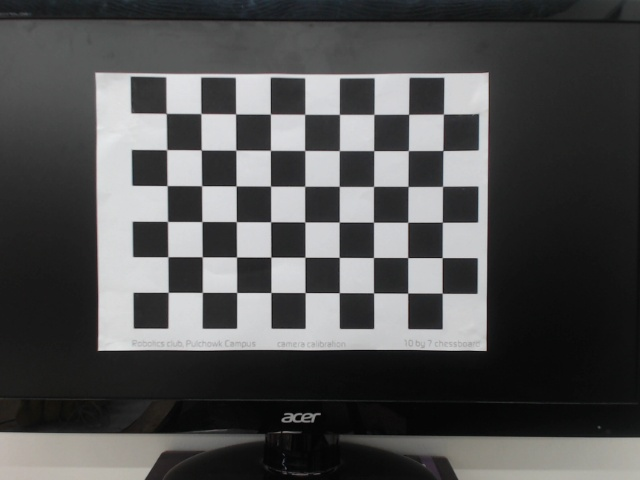
#> input picture coconut_sensor/scripts/camera/pic/Chessboard/Cap.jpg, 640 x 480 px; its folder holds only this picture in this run
$ python camera_calibration.py
#> lines starting #> are read from the running program, lines starting #| are printed output that depends on the picture; after the words box and inside, x2 and y2 are one past the last pixel; in counts of white or black regions, pixels touching at a corner belong together; long printed decimals are rounded
#!/usr/bin/env python

import os
import cv2
import glob
import numpy as np

# Initialize home directory
home = os.path.expanduser("~")

class Calibration:
    def __init__(self):
        self.gray = None

        # Variable
        self.mtx = None
        self.dist = None
        self.rvecs = None
        self.tvecs = None

        self.error = 0

        # Define the chess board rows and columns
        self.rows = 6
        self.cols = 9

        # Set the termination criteria for the corner sub-pixel algorithm
        self.criteria = (cv2.TERM_CRITERIA_MAX_ITER + cv2.TERM_CRITERIA_EPS, 30, 0.001)

        # Prepare the object points: (0,0,0), (1,0,0), (2,0,0), ..., (6,5,0). They are the same for all images
        self.objectPoints = np.zeros((self.rows * self.cols, 3), np.float32)
        self.objectPoints[:, :2] = np.mgrid[0:self.rows, 0:self.cols].T.reshape(-1, 2)

        # Create the arrays to store the object points and the image points
        self.objectPointsArray = []
        self.imgPointsArray = []
        self.calibrate_image()
        self.compute_error()
        self.show_result()

    def calibrate_image(self):

        # Loop over the image files
        for path in glob.glob('{}/coconut_ws/src/coconut_sensor/scripts/camera/pic/Chessboard'
                              '/*.jpg'.format(home)):
            # Load the image and convert it to gray scale
            image = cv2.imread(path)
#> image is the input picture: shape (480, 640, 3); mean B, G, R 80.1, 80, 79.9
            self.gray = cv2.cvtColor(image, cv2.COLOR_BGR2GRAY)

            # Find the chess board corners
            ret, corners = cv2.findChessboardCorners(self.gray, (self.rows, self.cols), None)
#> ret = True; corners = 54 rows, first 8: [168.2, 292.4], [167.9, 256.7], [167.5, 221.4], [167.1, 185.6], [166.7, 149.7], [166.2, 113.5], [202.3, 292.4], [202.3, 256.9]

            # Make sure the chess board pattern was found in the image
            if ret:
                # Refine the corner position
                corners = cv2.cornerSubPix(self.gray, corners, (11, 11), (-1, -1), self.criteria)
#> corners = 54 rows, first 8: [168.2, 292.3], [167.8, 256.7], [167.5, 221.4], [167.1, 185.6], [166.7, 149.7], [166.2, 113.4], [202.3, 292.4], [202.2, 256.8]

                # Add the object points and the image points to the arrays
                self.objectPointsArray.append(self.objectPoints)
                self.imgPointsArray.append(corners)

                # Draw the corners on the image
                cv2.drawChessboardCorners(image, (self.rows, self.cols), corners, ret)
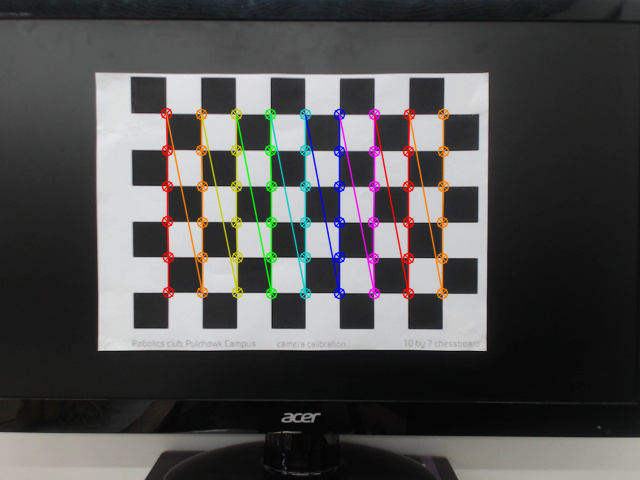
#> image: shape (480, 640, 3); 4.36% of pixels changed, all inside (x1, y1, x2, y2) = (160, 107, 450, 300)

            # Display the image
            cv2.imshow('chess board', image)
            cv2.waitKey(500)

        # Calibrate the camera and save the results
        ret, self.mtx, self.dist, self.rvecs, self.tvecs = cv2.calibrateCamera(self.objectPointsArray,
                                                                               self.imgPointsArray,
                                                                               self.gray.shape[::-1], None, None)
#> ret = 0.11; self.mtx = [[4919.2, 0, 379.4], [0, 5232.5, 219.4], [0, 0, 1]]; self.dist = [[7.72, -1126.5, -0.0425, 0.0822, -0.866]]; self.rvecs = ([0.187, 0.179, -1.56],); self.tvecs = ([-6.18, 2.01, 143.7],)
        np.savez('{}/coconut_ws/src/coconut_sensor/scripts/camera/variable/'.format(home),
                 "CalibrateVar.npz", mtx=self.mtx, dist=self.dist, rvecs=self.rvecs, tvecs=self.tvecs)

    def compute_error(self):
        # Print the camera calibration error
        for i in range(len(self.objectPointsArray)):
            imgPoints, _ = cv2.projectPoints(self.objectPointsArray[i], self.rvecs[i], self.tvecs[i],
                                             self.mtx, self.dist)
            self.error += cv2.norm(self.imgPointsArray[i], imgPoints, cv2.NORM_L2) / len(imgPoints)
#> this loop made 1 pass
#> self.error on pass 1: 0.0149
#> after the loop, self.error = 0.0149
        print("Total error: ", self.error / len(self.objectPointsArray))
#| Total error:  0.01493

    def show_result(self):
        # Load one of the test images
        img = cv2.imread('{}/coconut_ws/src/coconut_sensor/scripts/camera/pic/'
                         'Chessboard/Cap.jpg')
        h, w = img.shape[:2]
#> h = 480; w = 640
        # Obtain the new camera matrix and undistort the image
        newCameraMtx, roi = cv2.getOptimalNewCameraMatrix(self.mtx, self.dist, (w, h), 1, (w, h))
#> newCameraMtx = [[4799.3, 0, 391.3], [0, 5051.2, 214.6], [0, 0, 1]]; roi = (16, 9, 621, 454)
        undistortedImg = cv2.undistort(img, self.mtx, self.dist, None, newCameraMtx)
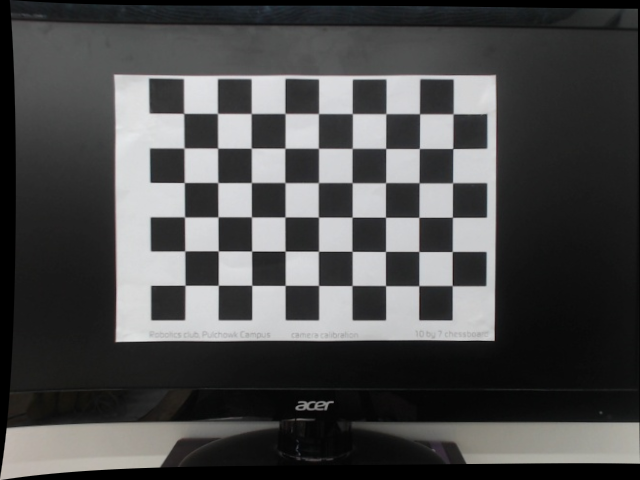
#> undistortedImg: shape (480, 640, 3); mean B, G, R 75.6, 75.5, 75.4

        # Crop the undistorted image
        # x, y, w, h = roi
        # undistortedImg = undistortedImg[y:y + h, x:x + w]

        cv2.imshow('chess board', np.hstack((img, undistortedImg)))
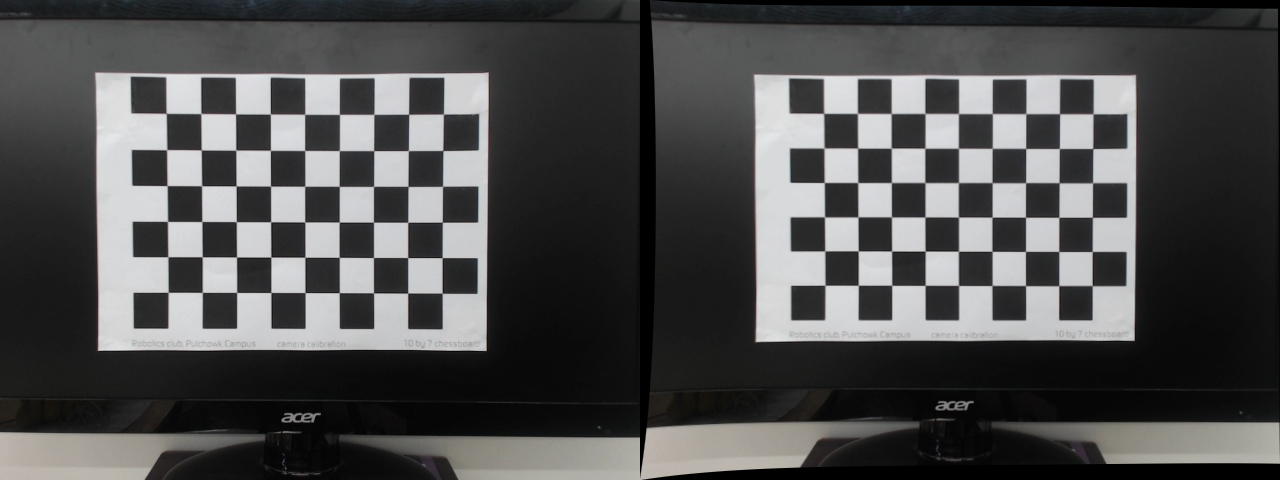
#> window 'chess board': shape (480, 1280, 3); mean B, G, R 77.8, 77.7, 77.7
        print("Original Image shape:", img.shape[:2])
#| Original Image shape: (480, 640)
        print("Calibrated Image shape:", undistortedImg.shape[:2])
#| Calibrated Image shape: (480, 640)
        cv2.waitKey(0)
        cv2.destroyAllWindows()


if __name__ == '__main__':
    process = Calibration()
